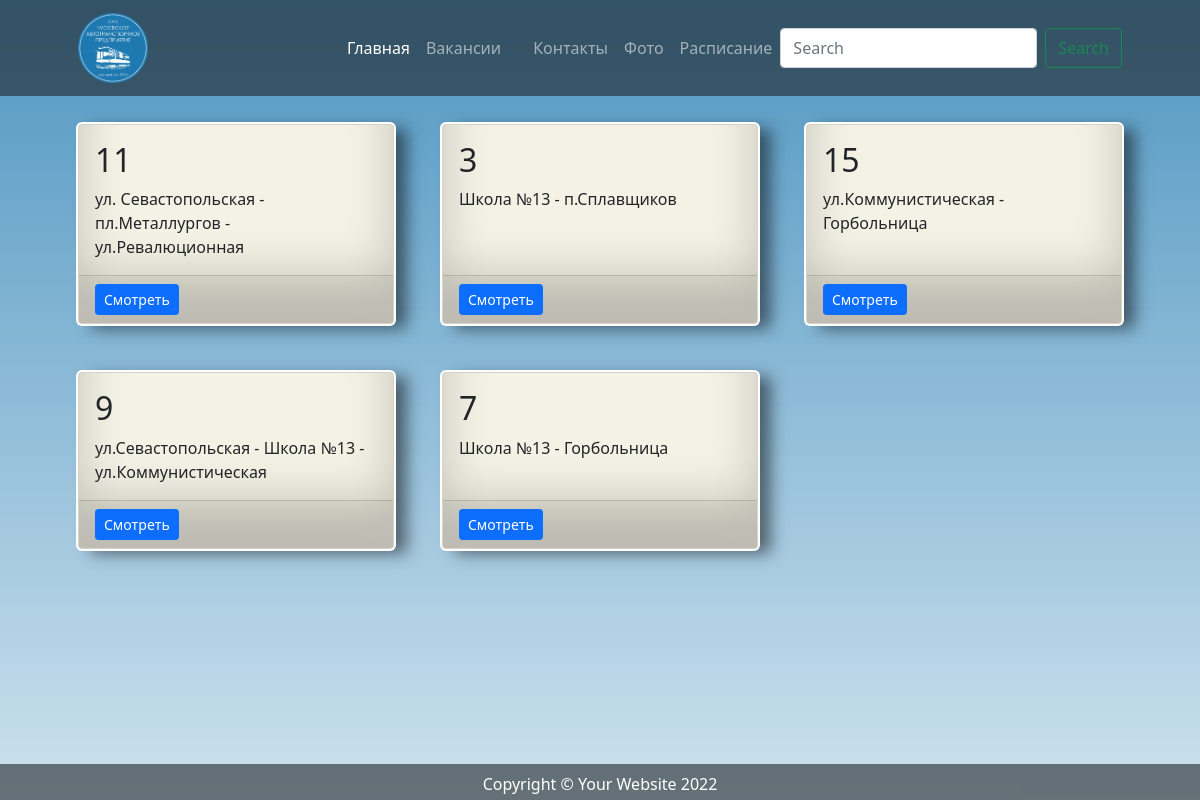
The page /bus/city_bus/ on the database its author committed.
### station/models.py (models this page shows, shortened)
class RoutesCity(models.Model):
    number = models.CharField(max_length=20)
    track = models.CharField(max_length=100)
    content = HTMLField()
    class Meta:
        verbose_name = 'Городские маршруты'

### station/views.py (the view)
# urls.py: path('city_bus/', CityBus.as_view(), name='city_bus'),
class CityBus(ListView):
    model = RoutesCity
    template_name = 'city_bus.html'
    context_object_name = 'buses'
    queryset = RoutesCity.objects.all()
    def get_context_data(self, **kwargs):
        context = super().get_context_data(**kwargs)
        context['is_aut'] = self.request.user.groups.exists()
        return context

### templates/city_bus.html (shortened to what this page needs)
<!DOCTYPE html>
{% extends 'base.html' %}
    {% block content %}
    <div class="container px-4 px-lg-5">
     <div class="row gx-4 gx-lg-5 my-5">
        {% for bus in buses %}
        <div class="col-md-4 mb-5">
            <div class="card h-100">
                <div class="card-body">
                    <h2 class="card-title">{{ bus.number }}</h2>
                    <p class="card-text">{{ bus.track }}</p>
                </div>
                <div class="card-footer">
                    <a class="btn btn-primary btn-sm" href="{% url 'city_bus_detail' bus.id %}">Смотреть</a>
                </div>
            </div>
        </div>
        {% endfor %}
    </div>
    </div>
    {% endblock content %}

### rows shown on the page
RoutesCity: number "11", track "ул. Севастопольская - пл.Металлургов - ул.Ревалюционная"
RoutesCity: number "3", track "Школа №13 - п.Сплавщиков"
RoutesCity: number "15", track "ул.Коммунистическая - Горбольница"
RoutesCity: number "9", track "ул.Севастопольская - Школа №13 - ул.Коммунистическая"
RoutesCity: number "7", track "Школа №13 - Горбольница"
